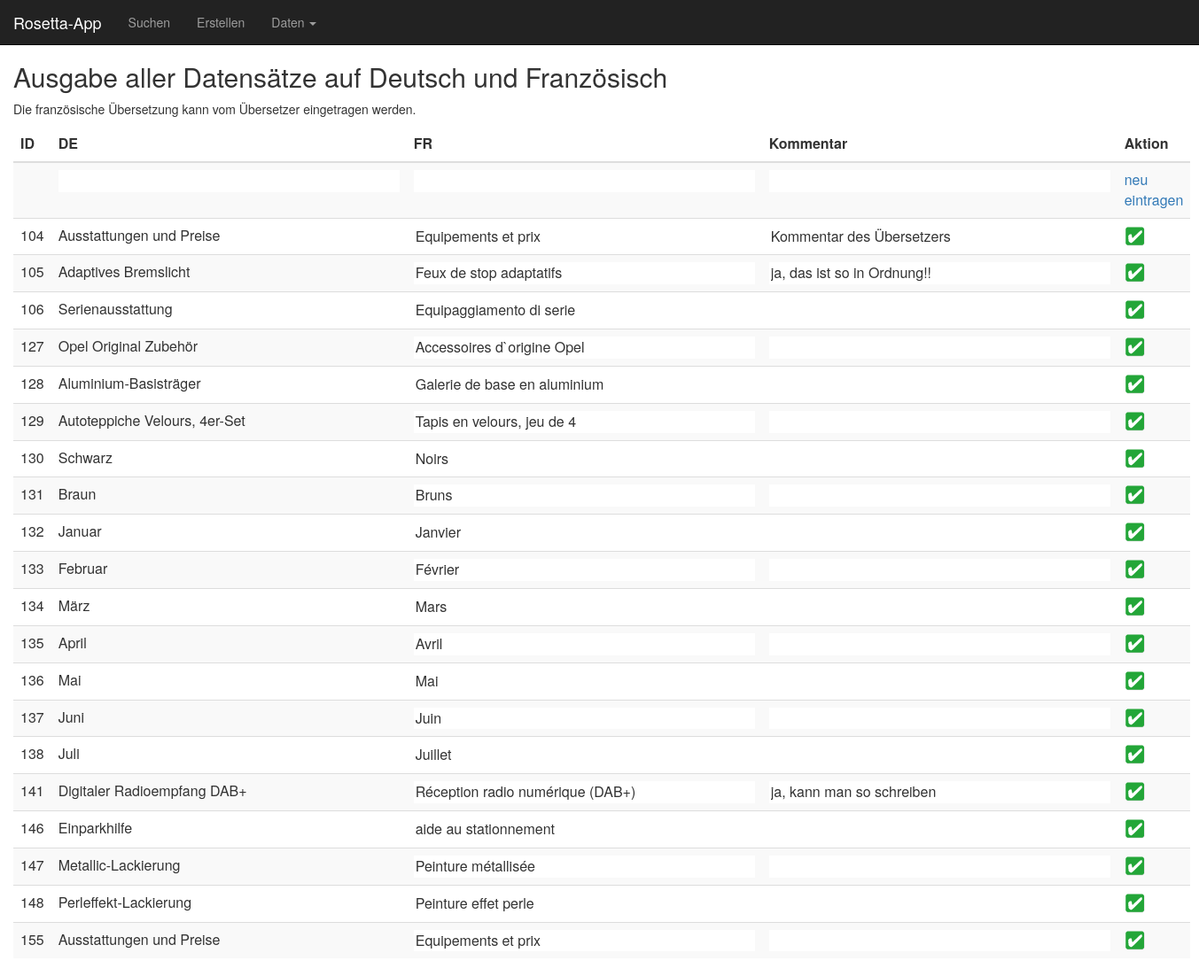
The app's page /Sandbox/003_db_anzeigen_fr.php, older data.
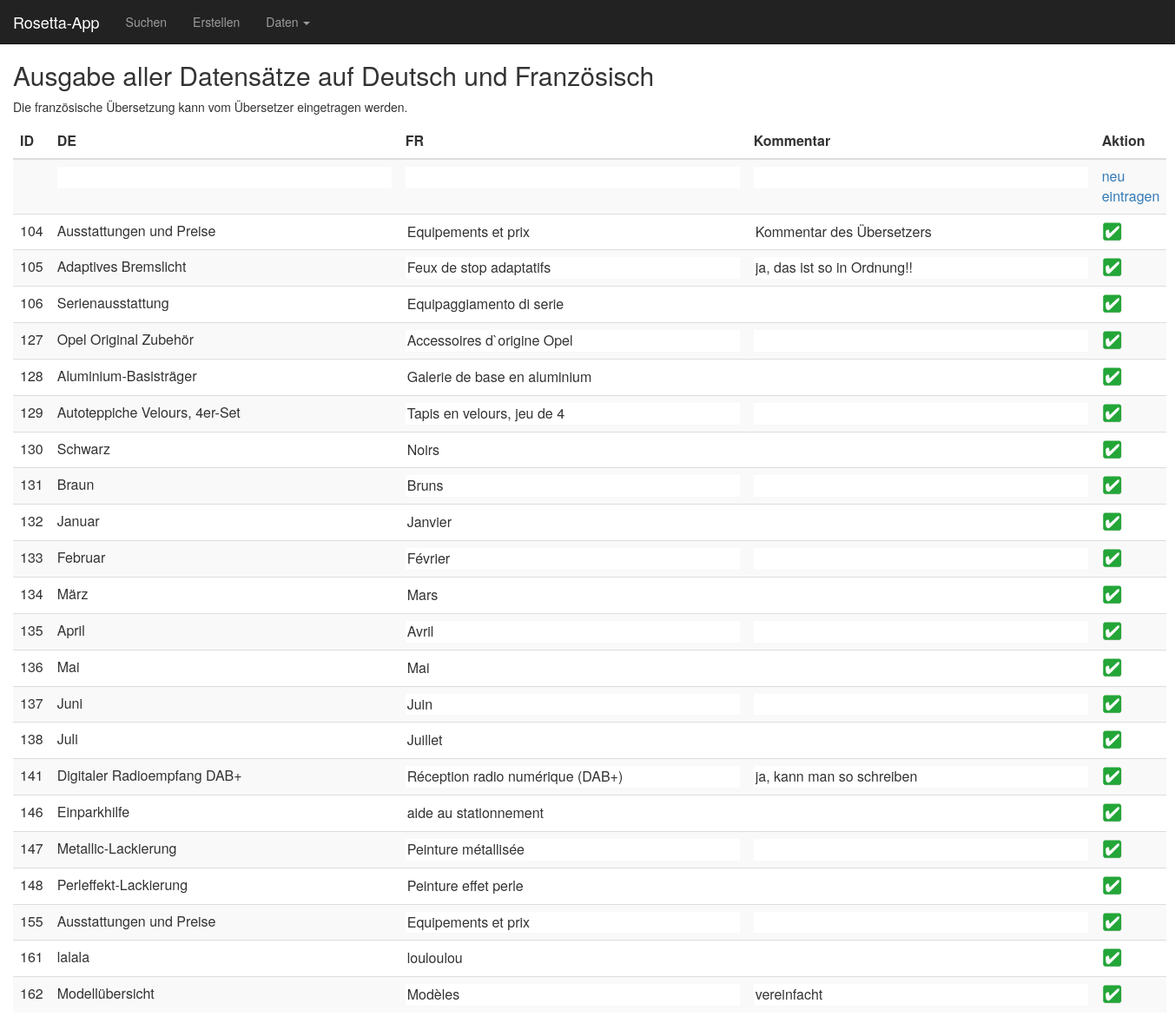
The same page, newer data.
### tables this page shows
CREATE TABLE `rosetta_data` (
  `token` varchar(100) DEFAULT NULL,
  `id` int(5) NOT NULL,
  `date` timestamp NOT NULL DEFAULT CURRENT_TIMESTAMP ON UPDATE CURRENT_TIMESTAMP,
  `de` varchar(1000) DEFAULT NULL,
  `fr` varchar(1000) DEFAULT NULL,
  `comment_fr` varchar(1000) DEFAULT NULL,
  `it` varchar(1000) DEFAULT NULL,
  `comment_it` varchar(1000) DEFAULT NULL,
  `en` varchar(1000) DEFAULT NULL,
  `rubrik` varchar(500) DEFAULT NULL,
  `info` varchar(200) DEFAULT NULL,
  `carline` varchar(500) DEFAULT NULL
);

### Sandbox/003_db_anzeigen_fr.php (the view, shortened to what this page needs)
<?php
include "elements/header.php";
?>
<?php
include "include/db_connect.php";
?>
<h2>Ausgabe aller Datensätze auf Deutsch und Französisch</h2>
<p>Die französische Übersetzung kann vom Übersetzer eingetragen werden.</p>
<?php
echo "<form name='f' action='003_db_anzeigen_fr.php'
               method='post'>";
echo "\n\n<table class=\"table table-hover table-responsive table-striped\">"
    . "<thead>"
    . "<tr>"
    . "<th class=\"col-sm-1\">ID</th>"
    . "<th class=\"col-sm-4\">DE</th>"
    . "<th class=\"col-sm-4\">FR</th>"
    . "<th class=\"col-sm-4\">Kommentar</th>"
    . "<th class=\"col-sm-1\">Aktion</th>"
    . "</tr>"
    . "</thead>";
echo "\n\n<tr>"
    . "<td size='3' /></td>"
    . "<td><input class='toEdit' name='dts[0]' size='40' /></td>"
    . "<td><input class='toEdit' name='frz[0]' size='40' /></td>"
    . "<td><input class='toEdit' name='com[0]' size='40' /></td>"
    . "<td><a href='javascript:send(0,0);'>neu eintragen</a></td>"
    . "</tr>";
$res = mysqli_query($con, "select * from rosetta_data");
while ($dsatz = mysqli_fetch_assoc($res))
{
    $id_nr = $dsatz["id"];
    echo "\n\n<tr>"
        . "<td>" . $dsatz["id"] . "</td>"
        . "<td>" . utf8_encode( $dsatz["de"] ) . "</td>"
        . "<td><input class='toEdit' name='frz[$id_nr]' value='" . utf8_encode( $dsatz["fr"] ) . "' size='40' /></td>"
        . "<td><input class='toEdit' name='com[$id_nr]' value='" . utf8_encode( $dsatz["comment_fr"] ) . "' size='40' /></td>"
        . "<td><a href='javascript:send(1,$id_nr);'><img src=\"img/button_agree.png\"></a></td>"
        . "</tr>";
}
echo "</table>";
echo "</form>";
?>
</body>
</html>

Row changes from the older to the newer data that the page shows:
added rosetta_data: id "161", de "lalala", fr "louloulou"
added rosetta_data: id "162", de "Modellübersicht", fr "Modèles", comment_fr "vereinfacht"
